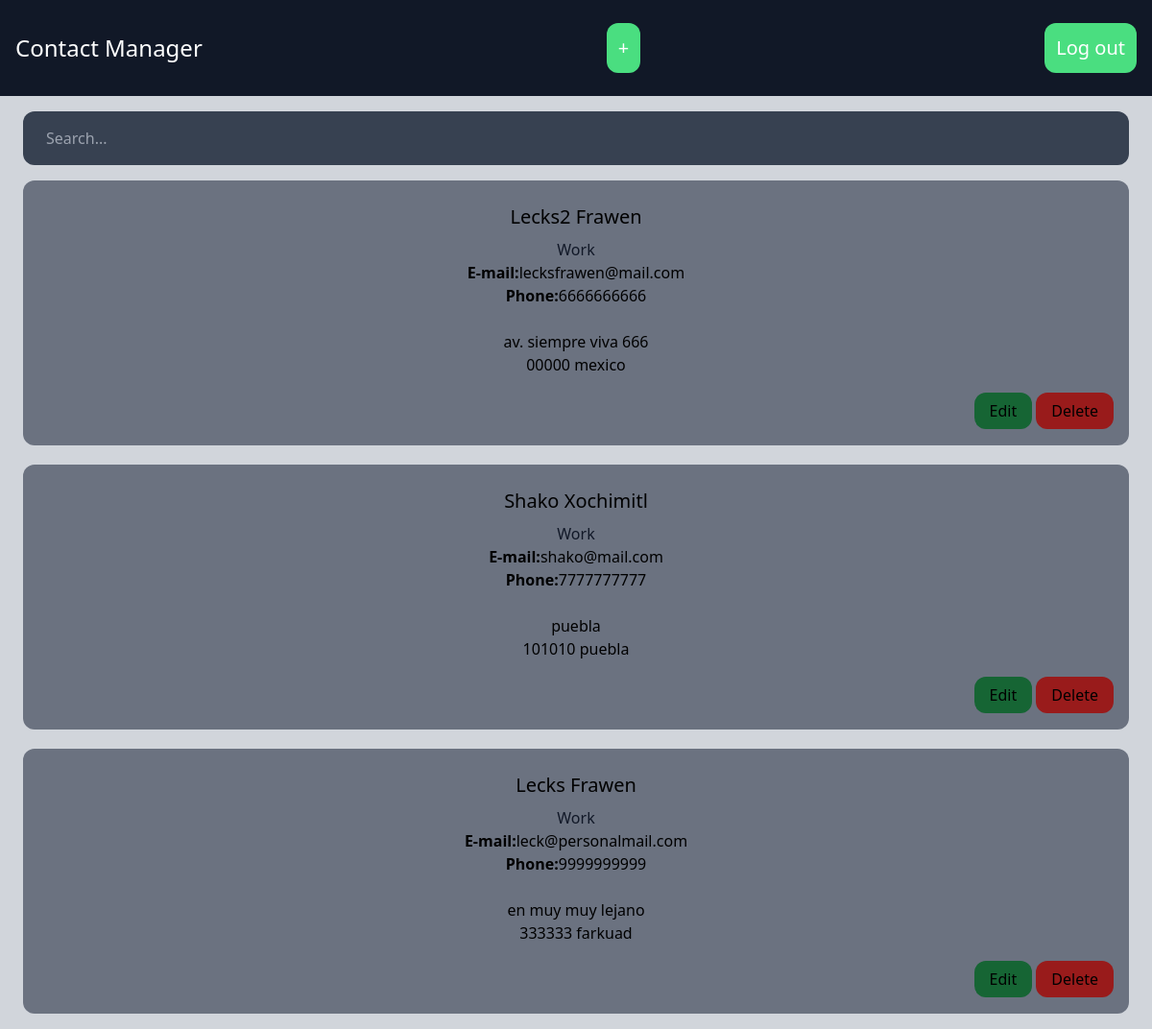
The app's page / (signed in), older data.
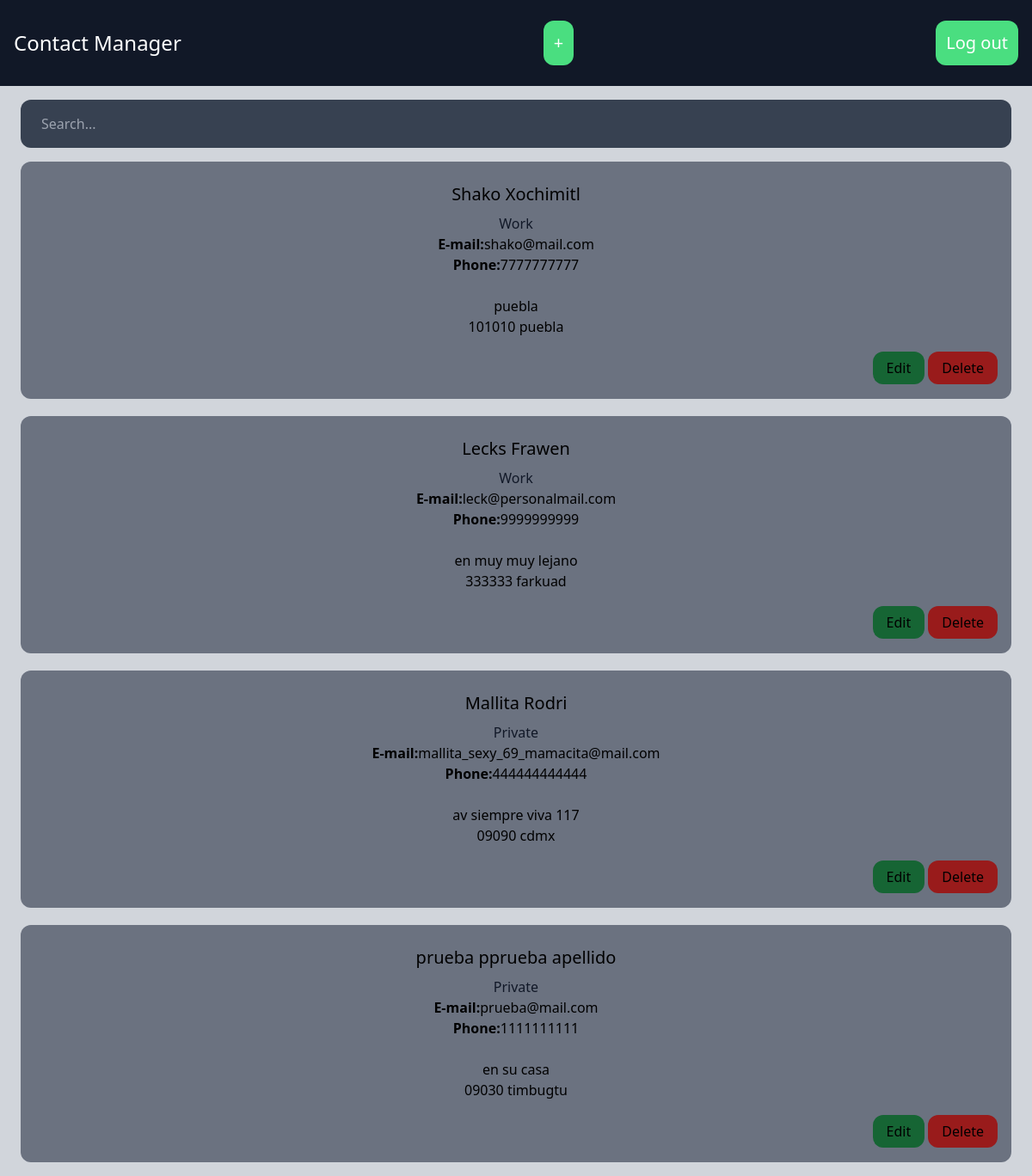
The same page, newer data.
### contact/models.py (models this page shows)
class Contact(models.Model):
    category = models.ForeignKey(Category, related_name='contacts', on_delete=models.CASCADE)
    first_name = models.CharField(max_length=255)
    last_name = models.CharField(max_length=255)
    email = models.EmailField()
    phone = models.CharField(max_length=255)
    address = models.CharField(max_length=255)
    zipcode = models.CharField(max_length=255)
    city = models.CharField(max_length=255)
    created_by = models.ForeignKey(User, related_name='contacts', on_delete=models.CASCADE)

class Category(models.Model):
    title = models.CharField(max_length=255)

### core/views.py (the view, shortened to what this page needs)
# urls.py: path('', frontpage, name='frontpage'),
@login_required
def frontpage(request):
    contacts = Contact.objects.filter(created_by=request.user)
    query = request.GET.get('query', '')
    return render(request, 'core/frontpage.html', {
        'contacts': contacts
    })

### core/templates/core/frontpage.html
{% extends 'core/base.html' %}
{% block content %}
    <div class="mb-4">
        <form method="get" action=".">
            <input type="text" name="query" placeholder="Search..." class="w-full py-4 px-6 rounded-xl bg-gray-700 text-white">
        </form>
    </div>
    <div class="space-y-5">
        {% for contact in contacts %}
            <div class="px-4 py-6 text-center bg-gray-500 rounded-xl">
                <h2 class="mb-2 text-xl">{{ contact.first_name }} {{ contact.last_name }}</h2>
                <h3 class="text-5m text-gray-900">{{ contact.category.title }}</h3>
                <p><strong>E-mail:</strong>{{ contact.email }}</p>
                <p><strong>Phone:</strong>{{ contact.phone }}</p>
                <p class="mt-6">
                    {{ contact.address }}<br>
                    {{ contact.zipcode }} {{contact.city }}
                </p>
                <div class="mt-6 items-end text-right">
                    <a href="{% url 'contact:edit' contact.id %}" class="px-4 py-2 bg-green-800 text_white rounded-xl">Edit</a>
                    <a href="{% url 'contact:delete' contact.id %}" class="px-4 py-2 bg-red-800 text_white rounded-xl">Delete</a>
                </div>
            </div>
        {% empty %}
            <div class="px-4 py-6 text-center bg-gray-500 rounded-xl">
                <p>No results...</p>
            </div>
        {% endfor %}
    </div>
{% endblock %}

Row changes from the older to the newer data that the page shows:
removed Contact: first_name "Lecks2", last_name "Frawen", category "Work", email "lecksfrawen@mail.com", phone "6666666666", address "av. siempre viva 666", zipcode "00000", city "mexico"
added Contact: first_name "Mallita", last_name "Rodri", category "Private", email "mallita_sexy_69_mamacita@mail.com", phone "444444444444", address "av siempre viva 117", zipcode "09090", city "cdmx"
added Contact: first_name "prueba", last_name "pprueba apellido", category "Private", email "prueba@mail.com", phone "1111111111", address "en su casa", zipcode "09030", city "timbugtu"
